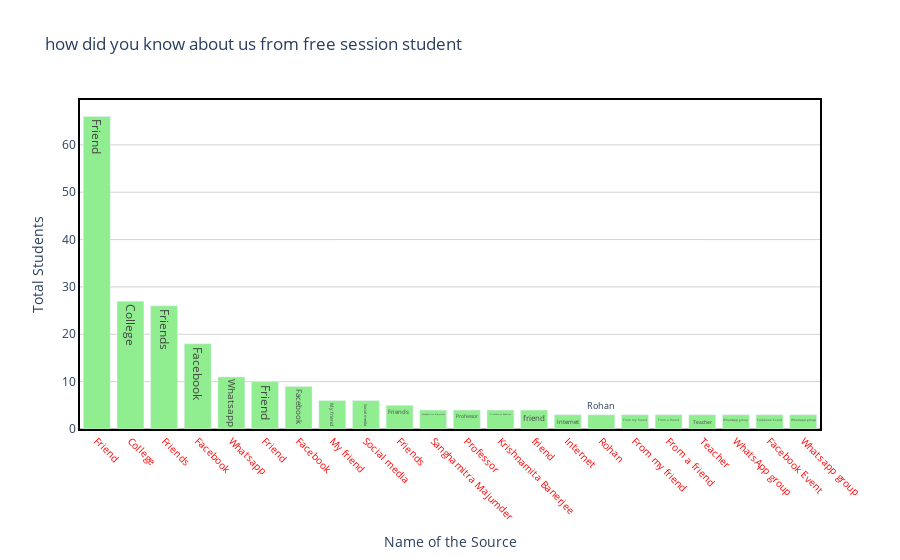

The code cell stored with this chart in its notebook:
### Code cell
draw_trace_bar(source_top,'Source','counts','how did you know about us from free session student', 'Name of the Source','Total Students',"lightgreen")

### Figure 1 — Plotly figure (JSON) as saved in the notebook; plotly's stock layout.template omitted (floating-point values rounded to 4 significant figures)
{"data": [{"marker": {"color": "lightgreen"}, "text": ["Friend", "College", "Friends", "Facebook", "Whatsapp", "Friend ", "Facebook ", "My friend", "Social media", "Friends ", "Sanghamitra Majumder", "Professor", "Krishnamita Banerjee", "friend", "Internet", "Rohan", "From my friend", "From a friend", "Teacher", "WhatsApp group", "Facebook Event", "Whatsapp group"], "type": "bar", "x": ["Friend", "College", "Friends", "Facebook", "Whatsapp", "Friend ", "Facebook ", "My friend", "Social media", "Friends ", "Sanghamitra Majumder", "Professor", "Krishnamita Banerjee", "friend", "Internet", "Rohan", "From my friend", "From a friend", "Teacher", "WhatsApp group", "Facebook Event", "Whatsapp group"], "y": [66, 27, 26, 18, 11, 10, 9, 6, 6, 5, 4, 4, 4, 4, 3, 3, 3, 3, 3, 3, 3, 3]}], "layout": {"hovermode": "closest", "paper_bgcolor": "rgba(0, 0, 0, 0)", "plot_bgcolor": "rgba(0, 0, 0, 0)", "title": {"text": "how did you know about us from free session student"}, "xaxis": {"linecolor": "black", "linewidth": 2, "mirror": true, "showline": true, "showticklabels": true, "tickangle": 45, "tickfont": {"color": "red", "size": 10}, "title": {"text": "Name of the Source"}, "zeroline": true, "zerolinecolor": "grey", "zerolinewidth": 1}, "yaxis": {"gridcolor": "lightgrey", "linecolor": "black", "linewidth": 2, "mirror": true, "showline": true, "title": {"text": "Total Students"}, "zeroline": true, "zerolinecolor": "grey", "zerolinewidth": 1}}}
